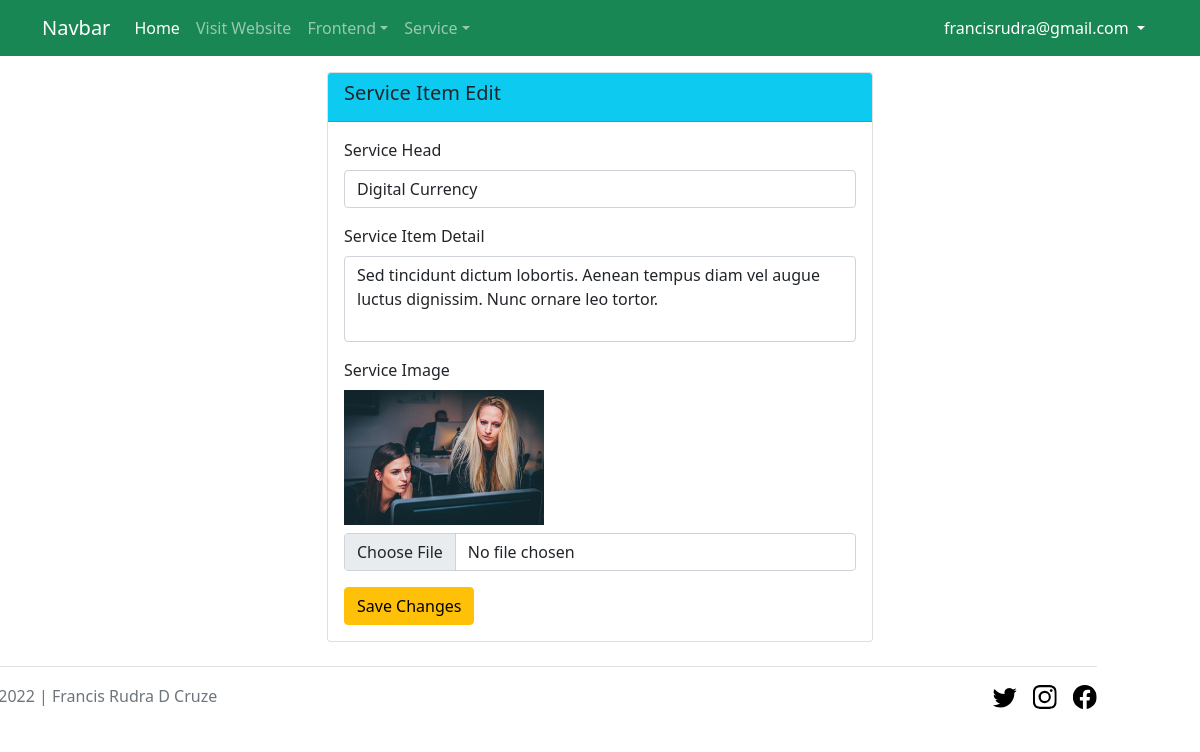
Screenshot of /admin/service_item_edit.php?item_id=1 (signed in) with the database file from the repository.
### tables this page shows
CREATE TABLE `service_items` (
  `id` int(11) NOT NULL,
  `service_item_head` varchar(100) NOT NULL,
  `service_item_detail` text NOT NULL,
  `image_location` varchar(100) NOT NULL,
  `active_status` int(1) NOT NULL DEFAULT 0
);

### db.php (called while the page is built, shortened)
<?php
function db_connect(){
    $db_host = "localhost";
    $db_user = "root";
    $db_pass = "";
    $db_name = "finance_business";
    return mysqli_connect($db_host, $db_user, $db_pass, $db_name);
}
?>

### admin/service_item_edit.php (the view, shortened to what this page needs)
<?php
    require_once '../db.php';
    require_once '../header.php';
    require_once 'navbar.php';
    $item_id = $_GET['item_id'];
    $get_query = "SELECT * FROM service_items WHERE id = $item_id";
    $result_from_db = mysqli_query(db_connect(), $get_query);
    $after_assoc = mysqli_fetch_assoc($result_from_db);
?>
<section>
    <div class="container">
        <div class="row">
            <div class="col-lg-6 mx-auto">
                <div class="card mt-3">
                    <div class="card-header bg-info">
                        <h5 class="text-capitalize">Service Item Edit</h5>
                    </div>
                    <div class="card-body">
                        <form action="service_item_edit_post.php" enctype="multipart/form-data" method="post">
                            <div class="mb-3">
                                <label class="form-label text-capitalize">Service Head</label>
                                <input type="text" value="<?=$after_assoc['service_item_head']?>" class="form-control <?php
                                    if(isset($_SESSION['service_item_head_null'])) {
                                        echo "is-invalid";
                                        unset($_SESSION['service_item_head_null']);
                                    }
                                ?>" name="service_item_head">
                            </div>
                            <div class="mb-3">
                                <label class="form-label text-capitalize">Service Item Detail</label>
                                <textarea style="resize: none;" name="service_item_detail" class="form-control <?php
                                    if(isset($_SESSION['service_item_detail_null'])) {
                                        echo "is-invalid";
                                        unset($_SESSION['service_item_detail_null']);
                                    }
                                ?>" cols="30" rows="3"><?=$after_assoc['service_item_detail']?></textarea>
                            </div>
                            <div class="mb-3 d-flex flex-column">
                                <label class="form-label text-capitalize">Service Image</label>
                                <img src="../<?=$after_assoc['image_location']?>" class="mb-2" style="width: 200px;" alt="Service Image">
                                <input type="file" class="form-control <?php
                                    if(isset($_SESSION['service_edit_img_big'])){
                                        echo "is-invalid ";
                                    }
                                    if(isset($_SESSION['service_edit_img_extension'])){
                                        echo "is-invalid";
                                    }
                                ?>" name="service_image">
                            </div>
                            <button class="btn btn-warning" type="submit">Save Changes</button>
                        </form>
                    </div>
                </div>
            </div>
        </div>
    </div>
</section>
<?php require_once '../footer.php'; ?>

### rows the page displays
service_items: service_item_head "Digital Currency", service_item_detail "Sed tincidunt dictum lobortis. Aenean tempus diam vel augue luctus dignissim. Nunc ornare leo tortor.", image_location (picture)

### other values shown
$_SESSION['email'] "francisrudra@gmail.com"
